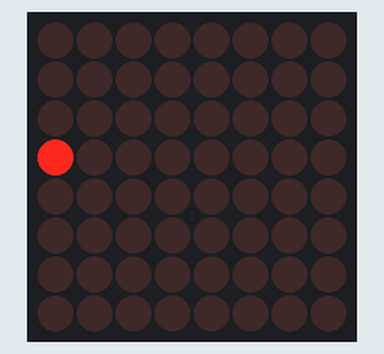
Bench run of a sketch on a simulated Arduino Uno, built with avr-gcc and run on an emulated ATmega328P. On the bench: 8×8 LED matrix.

Above: at 0.05 s.
At 0.45 s:
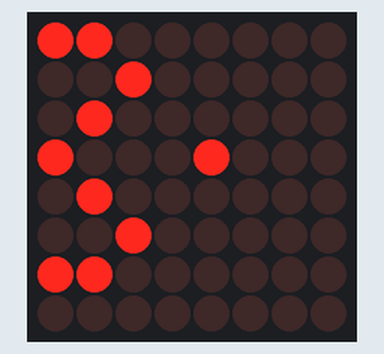
At 0.96 s:
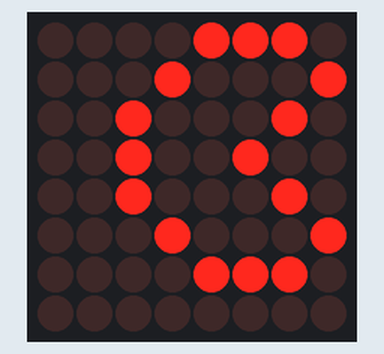
At 1.46 s:
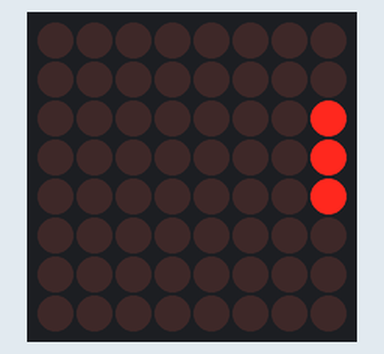
At 1.96 s:
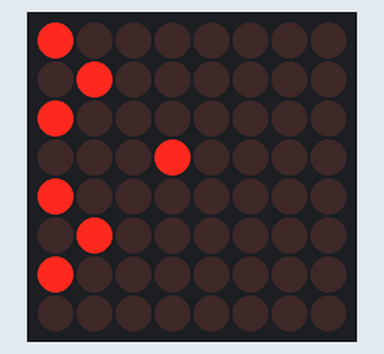

The sketch:

led_matrix_demo.ino
```cpp
// LED matrix demonstration
// Ishaan Takrani
// Arun Chauhan

#include <MaxMatrix.h>

MaxMatrix my_matrix = MaxMatrix(12, 10, 11, 1); // constructor
// The arguments are: MaxMatrix (DIN pin, CS pin, CLK pin, # of MAX7219 modules in use)

char smiley_face[] = {
  8,  // x dimension
  8,  // y dimension
  B11111111,  // B stands for binary, as the 1s and 0s are binary characters
  B10000001,  // 1 represents an activated LED, o represents a deactivated one
  B10100101,
  B10000001,
  B10100101,
  B10111101,
  B10000001,
  B11111111
};


char Pacman[] = {
  8,
  8,
  B00011100,
  B00100010,
  B01000001,
  B01001001,
  B01010101,
  B00100010,
  B00000000,
  B00001000
};


void setup() {
  my_matrix.init(); // initializes LED matrix
  my_matrix.setIntensity(8);  // initializes LED matrix brightness to 8/15
  my_matrix.clear(); // clears LED matrix (turns off all pixels)
}

void loop() {

  // my_matrix.writeSprite(0, 0, smiley_face); // displays smiley_face sprite on LED Matrix


  /*
    Below is the code for a scroling
    sprite of Pac-Man
  */


  my_matrix.writeSprite(-8,0,Pacman);

  /*
    move the Pacman 16 times to the right
    first 8 times = Pacman is shifted in from the left
    last 8 times = Pacman is shifted out to the right
  */

 for (int i=1; i<17; i++){
   // update the location of the Pacman
   my_matrix.clear();
   my_matrix.writeSprite(-8+i,0,Pacman);
   delay(100);
 }

 my_matrix.clear();  // clear the display

}
```

Measured:
- by itself, everything shown: repeats every 1.6 s, in 16 steps
